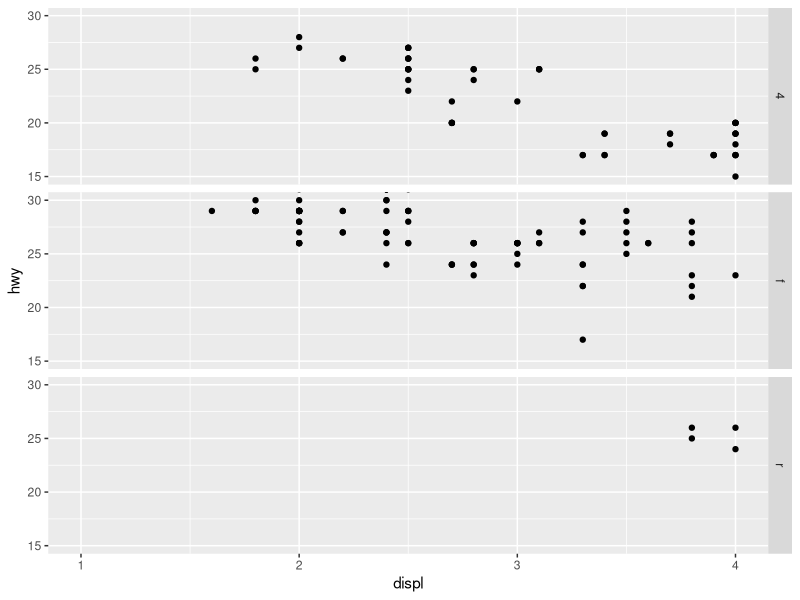

Recreate this plot in R.
library(ggplot2)

pl <- ggplot(mpg, aes(x=displ, y=hwy)) + geom_point()

pl2 <- pl + coord_cartesian(xlim=c(1,4), ylim=c(15,30))
  
  #coord_fixed(ratio = 1/3)
  
print(pl2 +facet_grid(drv ~ . ))